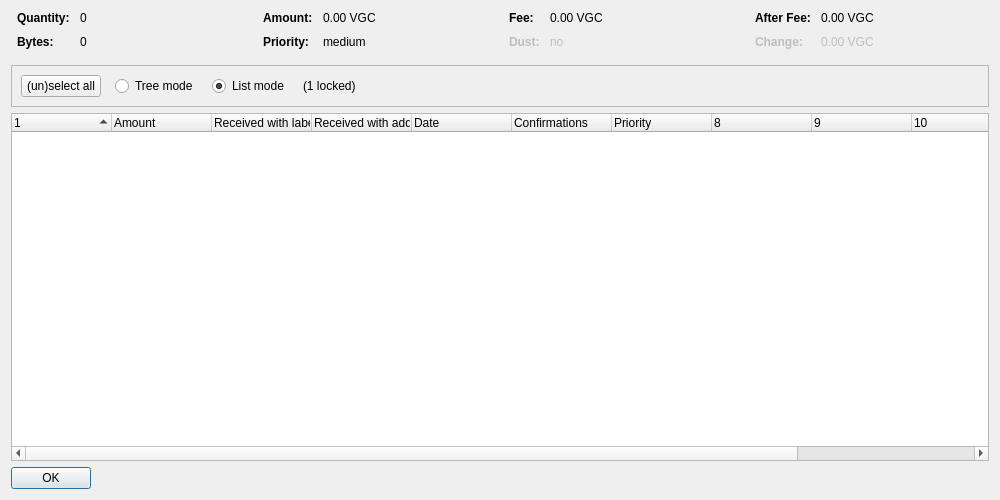
<?xml version="1.0" encoding="UTF-8"?>
<ui version="4.0">
 <class>SigmaCoinControlDialog</class>
 <widget class="QDialog" name="SigmaCoinControlDialog">
  <property name="geometry">
   <rect>
    <x>0</x>
    <y>0</y>
    <width>1000</width>
    <height>500</height>
   </rect>
  </property>
  <property name="windowTitle">
   <string>Coin Selection</string>
  </property>
  <layout class="QVBoxLayout" name="verticalLayout">
   <item>
    <layout class="QHBoxLayout" name="horizontalLayoutTop" stretch="0,0,0,0">
     <property name="topMargin">
      <number>0</number>
     </property>
     <property name="bottomMargin">
      <number>10</number>
     </property>
     <item>
      <layout class="QFormLayout" name="formLayoutCoinControl1">
       <property name="horizontalSpacing">
        <number>10</number>
       </property>
       <property name="verticalSpacing">
        <number>10</number>
       </property>
       <property name="leftMargin">
        <number>6</number>
       </property>
       <property name="rightMargin">
        <number>6</number>
       </property>
       <item row="0" column="0">
        <widget class="QLabel" name="labelCoinControlQuantityText">
         <property name="font">
          <font>
           <weight>75</weight>
           <bold>true</bold>
          </font>
         </property>
         <property name="text">
          <string>Quantity:</string>
         </property>
        </widget>
       </item>
       <item row="0" column="1">
        <widget class="QLabel" name="labelCoinControlQuantity">
         <property name="cursor">
          <cursorShape>IBeamCursor</cursorShape>
         </property>
         <property name="contextMenuPolicy">
          <enum>Qt::ActionsContextMenu</enum>
         </property>
         <property name="text">
          <string notr="true">0</string>
         </property>
         <property name="textInteractionFlags">
          <set>Qt::LinksAccessibleByMouse|Qt::TextSelectableByKeyboard|Qt::TextSelectableByMouse</set>
         </property>
        </widget>
       </item>
       <item row="1" column="0">
        <widget class="QLabel" name="labelCoinControlBytesText">
         <property name="font">
          <font>
           <weight>75</weight>
           <bold>true</bold>
          </font>
         </property>
         <property name="text">
          <string>Bytes:</string>
         </property>
        </widget>
       </item>
       <item row="1" column="1">
        <widget class="QLabel" name="labelCoinControlBytes">
         <property name="cursor">
          <cursorShape>IBeamCursor</cursorShape>
         </property>
         <property name="contextMenuPolicy">
          <enum>Qt::ActionsContextMenu</enum>
         </property>
         <property name="text">
          <string notr="true">0</string>
         </property>
         <property name="textInteractionFlags">
          <set>Qt::LinksAccessibleByMouse|Qt::TextSelectableByKeyboard|Qt::TextSelectableByMouse</set>
         </property>
        </widget>
       </item>
      </layout>
     </item>
     <item>
      <layout class="QFormLayout" name="formLayoutCoinControl2">
       <property name="horizontalSpacing">
        <number>10</number>
       </property>
       <property name="verticalSpacing">
        <number>10</number>
       </property>
       <property name="leftMargin">
        <number>6</number>
       </property>
       <property name="rightMargin">
        <number>6</number>
       </property>
       <item row="0" column="0">
        <widget class="QLabel" name="labelCoinControlAmountText">
         <property name="font">
          <font>
           <weight>75</weight>
           <bold>true</bold>
          </font>
         </property>
         <property name="text">
          <string>Amount:</string>
         </property>
        </widget>
       </item>
       <item row="0" column="1">
        <widget class="QLabel" name="labelCoinControlAmount">
         <property name="cursor">
          <cursorShape>IBeamCursor</cursorShape>
         </property>
         <property name="contextMenuPolicy">
          <enum>Qt::ActionsContextMenu</enum>
         </property>
         <property name="text">
          <string notr="true">0.00 VGC</string>
         </property>
         <property name="textInteractionFlags">
          <set>Qt::LinksAccessibleByMouse|Qt::TextSelectableByKeyboard|Qt::TextSelectableByMouse</set>
         </property>
        </widget>
       </item>
       <item row="1" column="0">
        <widget class="QLabel" name="labelCoinControlPriorityText">
         <property name="font">
          <font>
           <weight>75</weight>
           <bold>true</bold>
          </font>
         </property>
         <property name="text">
          <string>Priority:</string>
         </property>
        </widget>
       </item>
       <item row="1" column="1">
        <widget class="QLabel" name="labelCoinControlPriority">
         <property name="cursor">
          <cursorShape>IBeamCursor</cursorShape>
         </property>
         <property name="contextMenuPolicy">
          <enum>Qt::ActionsContextMenu</enum>
         </property>
         <property name="text">
          <string notr="true">medium</string>
         </property>
         <property name="textInteractionFlags">
          <set>Qt::LinksAccessibleByMouse|Qt::TextSelectableByKeyboard|Qt::TextSelectableByMouse</set>
         </property>
        </widget>
       </item>
      </layout>
     </item>
     <item>
      <layout class="QFormLayout" name="formLayoutCoinControl3">
       <property name="horizontalSpacing">
        <number>10</number>
       </property>
       <property name="verticalSpacing">
        <number>10</number>
       </property>
       <property name="leftMargin">
        <number>6</number>
       </property>
       <property name="rightMargin">
        <number>6</number>
       </property>
       <item row="0" column="0">
        <widget class="QLabel" name="labelCoinControlFeeText">
         <property name="font">
          <font>
           <weight>75</weight>
           <bold>true</bold>
          </font>
         </property>
         <property name="text">
          <string>Fee:</string>
         </property>
        </widget>
       </item>
       <item row="0" column="1">
        <widget class="QLabel" name="labelCoinControlFee">
         <property name="cursor">
          <cursorShape>IBeamCursor</cursorShape>
         </property>
         <property name="contextMenuPolicy">
          <enum>Qt::ActionsContextMenu</enum>
         </property>
         <property name="text">
          <string notr="true">0.00 VGC</string>
         </property>
         <property name="textInteractionFlags">
          <set>Qt::LinksAccessibleByMouse|Qt::TextSelectableByKeyboard|Qt::TextSelectableByMouse</set>
         </property>
        </widget>
       </item>
       <item row="1" column="0">
        <widget class="QLabel" name="labelCoinControlLowOutputText">
         <property name="enabled">
          <bool>false</bool>
         </property>
         <property name="font">
          <font>
           <weight>75</weight>
           <bold>true</bold>
          </font>
         </property>
         <property name="text">
          <string>Dust:</string>
         </property>
        </widget>
       </item>
       <item row="1" column="1">
        <widget class="QLabel" name="labelCoinControlLowOutput">
         <property name="enabled">
          <bool>false</bool>
         </property>
         <property name="cursor">
          <cursorShape>IBeamCursor</cursorShape>
         </property>
         <property name="contextMenuPolicy">
          <enum>Qt::ActionsContextMenu</enum>
         </property>
         <property name="text">
          <string notr="true">no</string>
         </property>
         <property name="textInteractionFlags">
          <set>Qt::LinksAccessibleByMouse|Qt::TextSelectableByKeyboard|Qt::TextSelectableByMouse</set>
         </property>
        </widget>
       </item>
      </layout>
     </item>
     <item>
      <layout class="QFormLayout" name="formLayoutCoinControl4">
       <property name="horizontalSpacing">
        <number>10</number>
       </property>
       <property name="verticalSpacing">
        <number>10</number>
       </property>
       <property name="leftMargin">
        <number>6</number>
       </property>
       <property name="rightMargin">
        <number>6</number>
       </property>
       <item row="0" column="0">
        <widget class="QLabel" name="labelCoinControlAfterFeeText">
         <property name="font">
          <font>
           <weight>75</weight>
           <bold>true</bold>
          </font>
         </property>
         <property name="text">
          <string>After Fee:</string>
         </property>
        </widget>
       </item>
       <item row="0" column="1">
        <widget class="QLabel" name="labelCoinControlAfterFee">
         <property name="cursor">
          <cursorShape>IBeamCursor</cursorShape>
         </property>
         <property name="contextMenuPolicy">
          <enum>Qt::ActionsContextMenu</enum>
         </property>
         <property name="text">
          <string notr="true">0.00 VGC</string>
         </property>
         <property name="textInteractionFlags">
          <set>Qt::LinksAccessibleByMouse|Qt::TextSelectableByKeyboard|Qt::TextSelectableByMouse</set>
         </property>
        </widget>
       </item>
       <item row="1" column="0">
        <widget class="QLabel" name="labelCoinControlChangeText">
         <property name="enabled">
          <bool>false</bool>
         </property>
         <property name="font">
          <font>
           <weight>75</weight>
           <bold>true</bold>
          </font>
         </property>
         <property name="text">
          <string>Change:</string>
         </property>
        </widget>
       </item>
       <item row="1" column="1">
        <widget class="QLabel" name="labelCoinControlChange">
         <property name="enabled">
          <bool>false</bool>
         </property>
         <property name="cursor">
          <cursorShape>IBeamCursor</cursorShape>
         </property>
         <property name="contextMenuPolicy">
          <enum>Qt::ActionsContextMenu</enum>
         </property>
         <property name="text">
          <string notr="true">0.00 VGC</string>
         </property>
         <property name="textInteractionFlags">
          <set>Qt::LinksAccessibleByMouse|Qt::TextSelectableByKeyboard|Qt::TextSelectableByMouse</set>
         </property>
        </widget>
       </item>
      </layout>
     </item>
    </layout>
   </item>
   <item>
    <widget class="QFrame" name="frame">
     <property name="minimumSize">
      <size>
       <width>0</width>
       <height>40</height>
      </size>
     </property>
     <property name="frameShape">
      <enum>QFrame::StyledPanel</enum>
     </property>
     <property name="frameShadow">
      <enum>QFrame::Sunken</enum>
     </property>
     <layout class="QHBoxLayout" name="horizontalLayout">
      <item>
       <layout class="QHBoxLayout" name="horizontalLayoutPanel" stretch="0,0,0,0,0">
        <property name="spacing">
         <number>14</number>
        </property>
        <item>
         <widget class="QPushButton" name="pushButtonSelectAll">
          <property name="sizePolicy">
           <sizepolicy hsizetype="Maximum" vsizetype="Fixed">
            <horstretch>0</horstretch>
            <verstretch>0</verstretch>
           </sizepolicy>
          </property>
          <property name="text">
           <string>(un)select all</string>
          </property>
          <property name="autoDefault">
           <bool>false</bool>
          </property>
         </widget>
        </item>
        <item>
         <widget class="QRadioButton" name="radioTreeMode">
          <property name="sizePolicy">
           <sizepolicy hsizetype="Maximum" vsizetype="Fixed">
            <horstretch>0</horstretch>
            <verstretch>0</verstretch>
           </sizepolicy>
          </property>
          <property name="text">
           <string>Tree mode</string>
          </property>
         </widget>
        </item>
        <item>
         <widget class="QRadioButton" name="radioListMode">
          <property name="sizePolicy">
           <sizepolicy hsizetype="Maximum" vsizetype="Fixed">
            <horstretch>0</horstretch>
            <verstretch>0</verstretch>
           </sizepolicy>
          </property>
          <property name="text">
           <string>List mode</string>
          </property>
          <property name="checked">
           <bool>true</bool>
          </property>
         </widget>
        </item>
        <item>
         <widget class="QLabel" name="labelLocked">
          <property name="text">
           <string notr="true">(1 locked)</string>
          </property>
         </widget>
        </item>
        <item>
         <spacer name="horizontalSpacer">
          <property name="orientation">
           <enum>Qt::Horizontal</enum>
          </property>
          <property name="sizeHint" stdset="0">
           <size>
            <width>40</width>
            <height>20</height>
           </size>
          </property>
         </spacer>
        </item>
       </layout>
      </item>
     </layout>
    </widget>
   </item>
   <item>
    <widget class="CoinControlTreeWidget" name="treeWidget">
     <property name="contextMenuPolicy">
      <enum>Qt::CustomContextMenu</enum>
     </property>
     <property name="sortingEnabled">
      <bool>false</bool>
     </property>
     <property name="columnCount">
      <number>12</number>
     </property>
     <attribute name="headerShowSortIndicator" stdset="0">
      <bool>true</bool>
     </attribute>
     <attribute name="headerStretchLastSection">
      <bool>false</bool>
     </attribute>
     <column>
      <property name="text">
       <string/>
      </property>
     </column>
     <column>
      <property name="text">
       <string>Amount</string>
      </property>
     </column>
     <column>
      <property name="text">
       <string>Received with label</string>
      </property>
     </column>
     <column>
      <property name="text">
       <string>Received with address</string>
      </property>
     </column>
     <column>
      <property name="text">
       <string>Date</string>
      </property>
     </column>
     <column>
      <property name="text">
       <string>Confirmations</string>
      </property>
      <property name="toolTip">
       <string>Confirmed</string>
      </property>
     </column>
     <column>
      <property name="text">
       <string>Priority</string>
      </property>
     </column>
     <column>
      <property name="text">
       <string/>
      </property>
     </column>
     <column>
      <property name="text">
       <string/>
      </property>
     </column>
     <column>
      <property name="text">
       <string/>
      </property>
     </column>
     <column>
      <property name="text">
       <string/>
      </property>
     </column>
     <column>
      <property name="text">
       <string/>
      </property>
     </column>
    </widget>
   </item>
   <item>
    <widget class="QDialogButtonBox" name="buttonBox">
     <property name="sizePolicy">
      <sizepolicy hsizetype="Maximum" vsizetype="Fixed">
       <horstretch>0</horstretch>
       <verstretch>0</verstretch>
      </sizepolicy>
     </property>
     <property name="orientation">
      <enum>Qt::Horizontal</enum>
     </property>
     <property name="standardButtons">
      <set>QDialogButtonBox::Ok</set>
     </property>
    </widget>
   </item>
  </layout>
 </widget>
 <customwidgets>
  <customwidget>
   <class>CoinControlTreeWidget</class>
   <extends>QTreeWidget</extends>
   <header>coincontroltreewidget.h</header>
  </customwidget>
 </customwidgets>
 <resources/>
 <connections/>
</ui>
